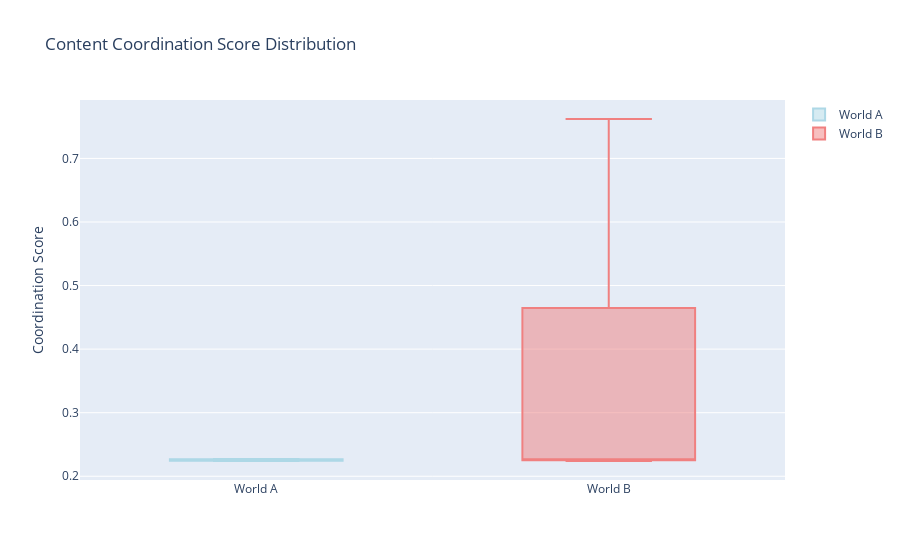

The notebook cell this image was saved under:
### Markdown cell above
## View 4. How Coordinated is the Content? 

Let's use side-by-side box plots to review coordination between the two worlds.

### Code cell
# Content patterns
content_a = world_a.execute("SELECT * FROM vw_content_patterns ORDER BY content_coordination_score DESC").df()
content_b = world_b.execute("SELECT * FROM vw_content_patterns ORDER BY content_coordination_score DESC").df()

print("World A - Content Patterns:")
print(content_a[['topic', 'avg_reshare_ratio', 'avg_recycled_content', 'high_recycling_points', 'content_coordination_score']].head())

print("\nWorld B - Content Patterns:")
print(content_b[['topic', 'avg_reshare_ratio', 'avg_recycled_content', 'high_recycling_points', 'content_coordination_score']].head())

# Compare content coordination scores
fig = go.Figure()
fig.add_trace(go.Box(y=content_a['content_coordination_score'], name='World A', marker_color='lightblue'))
fig.add_trace(go.Box(y=content_b['content_coordination_score'], name='World B', marker_color='lightcoral'))
fig.update_layout(title="Content Coordination Score Distribution", yaxis_title="Coordination Score")
fig.show()

print(f"\nContent Analysis:")
print(f"World A avg coordination score: {content_a['content_coordination_score'].mean():.3f}")
print(f"World B avg coordination score: {content_b['content_coordination_score'].mean():.3f}")

### Figure 1 — Plotly figure (JSON) as saved in the notebook; plotly's stock layout.template omitted (floating-point values rounded to 4 significant figures)
{"data": [{"marker": {"color": "lightblue"}, "name": "World A", "type": "box", "y": [0.227, 0.227, 0.227, 0.227, 0.226, 0.226, 0.226, 0.226, 0.225, 0.225, 0.225, 0.224, 0.224, 0.224, 0.224]}, {"marker": {"color": "lightcoral"}, "name": "World B", "type": "box", "y": [0.762, 0.761, 0.501, 0.499, 0.362, 0.361, 0.271, 0.226, 0.226, 0.225, 0.225, 0.225, 0.224, 0.224, 0.224]}], "layout": {"title": {"text": "Content Coordination Score Distribution"}, "yaxis": {"title": {"text": "Coordination Score"}}}}
